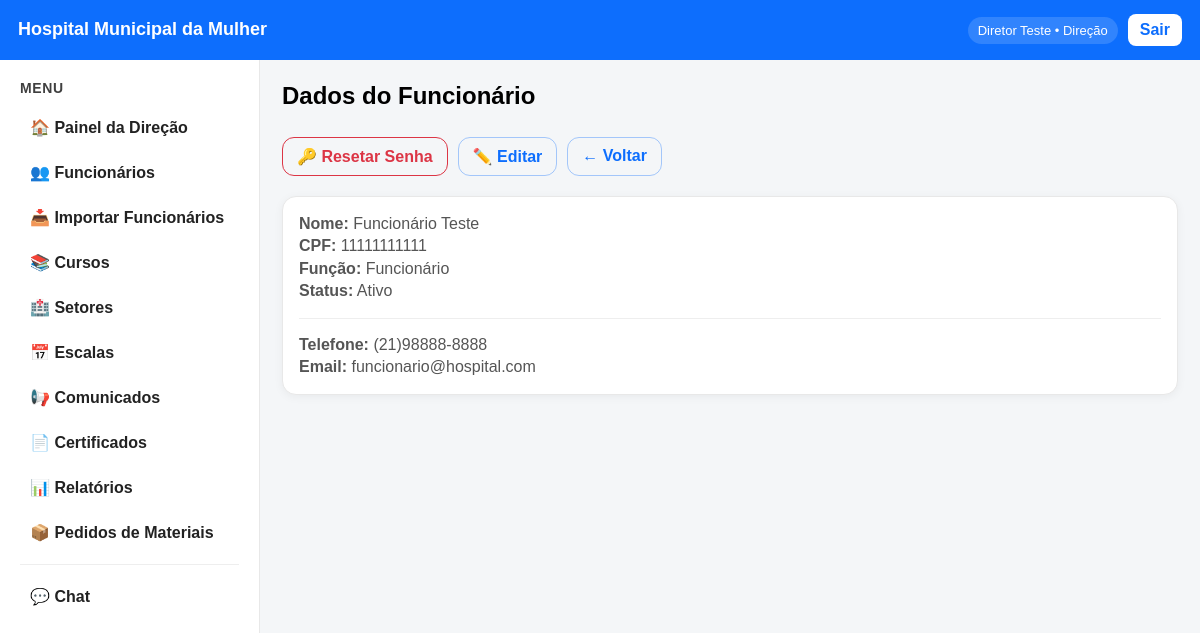
Page /admin/funcionario/2 (signed in) on the committed database.
### models.py (models this page shows)
class Funcionario(db.Model):
    __tablename__ = "funcionario"
    id = db.Column(db.Integer, primary_key=True)
    nome = db.Column(db.String(120))
    cpf = db.Column(db.String(14), unique=True)
    senha = db.Column(db.String(50))
    funcao = db.Column(db.String(50))  # "Direção" / "Funcionário"
    status = db.Column(db.String(20))
    telefone = db.Column(db.String(20))
    email = db.Column(db.String(120))
    matricula = db.Column(db.String(30))
    setor = db.Column(db.String(80))
    cargo = db.Column(db.String(80))
    data_admissao = db.Column(db.String(20))
    nascimento = db.Column(db.String(20))
    turno = db.Column(db.String(20))
    tipo_vinculo = db.Column(db.String(30))
    carga_horaria = db.Column(db.String(20))
    observacoes = db.Column(db.Text)
    escala_tipo = db.Column(db.String(30), default="SEG_SEX")
    plantao_base = db.Column(db.String(10), nullable=True)
    escalas_itens = db.relationship("EscalaItem", backref="funcionario", lazy=True)

### app.py (the view)
@app.route("/admin/funcionario/<int:id>")
@login_required
@direcao_required
def admin_ver_funcionario(id):
    funcionario = Funcionario.query.get_or_404(id)
    return render_template("admin/ver_funcionario.html", funcionario=funcionario)

### app.py (called while the page is built)
@app.context_processor
def inject_user():
    user = None
    if "user_id" in session:
        user = Funcionario.query.get(session["user_id"])
    return dict(user=user)

def login_required(view):
    @wraps(view)
    def wrapped_view(*args, **kwargs):
        if "user_id" not in session:
            return redirect(url_for("login"))
        return view(*args, **kwargs)
    return wrapped_view

def direcao_required(view):
    @wraps(view)
    def wrapped_view(*args, **kwargs):
        if session.get("funcao") != "Direção":
            return redirect(url_for("acesso_negado"))
        return view(*args, **kwargs)
    return wrapped_view

### templates/admin/ver_funcionario.html (shortened to what this page needs)
{% extends "base.html" %}
{% block content %}
<h2>Dados do Funcionário</h2>
<div style="display:flex; gap:10px; margin: 15px 0 20px;">
    <a href="/admin/funcionario/{{ funcionario.id }}/resetar-senha"
       class="btn-outline"
       style="border-color:#dc3545; color:#dc3545;">
       🔑 Resetar Senha
    </a>
    <a href="/admin/funcionario/{{ funcionario.id }}/editar"
       class="btn-outline">
       ✏️ Editar
    </a>
    <a href="/admin/funcionarios" class="btn-outline">
        ← Voltar
    </a>
</div>
<div class="card">
    <p><strong>Nome:</strong> {{ funcionario.nome }}</p>
    <p><strong>CPF:</strong> {{ funcionario.cpf }}</p>
    <p><strong>Função:</strong> {{ funcionario.funcao }}</p>
    <p><strong>Status:</strong> {{ funcionario.status }}</p>
    <hr style="margin:15px 0; border:none; border-top:1px solid #eee;">
    <p><strong>Telefone:</strong> {{ funcionario.telefone }}</p>
    <p><strong>Email:</strong> {{ funcionario.email }}</p>
</div>
{% endblock %}

### templates/base.html (shortened to what this page needs)
<!DOCTYPE html>
<html lang="pt-br">
<head>
    <link rel="stylesheet" href="{{ url_for('static', filename='style.css') }}">
</head>
<body>
<header class="topbar">
    <div class="topbar-left">
        <div class="brand">Hospital Municipal da Mulher</div>
    </div>
    <div class="topbar-right">
        {% if user %}
            <span class="user-pill">
                {{ user.nome }} • {{ user.funcao }}
            </span>
            <a class="btn-top" href="/logout">Sair</a>
        {% endif %}
    </div>
</header>
<div class="app-shell">
<aside class="sidebar-menu">
<div class="sidebar-title">Menu</div>
{% if user %}
{% if user.funcao == "Direção" %}
<a class="nav-item {% if request.path == '/admin' %}active{% endif %}"
   href="/admin">🏠 Painel da Direção</a>
<a class="nav-item {% if request.path.startswith('/admin/funcionarios') %}active{% endif %}"
   href="/admin/funcionarios">👥 Funcionários</a>
<a class="nav-item {% if request.path.startswith('/admin/importar-funcionarios') %}active{% endif %}"
   href="/admin/importar-funcionarios">📥 Importar Funcionários</a>
<a class="nav-item {% if request.path.startswith('/admin/cursos') %}active{% endif %}"
   href="/admin/cursos">📚 Cursos</a>
<a class="nav-item {% if request.path.startswith('/admin/setores') %}active{% endif %}"
   href="/admin/setores">🏥 Setores</a>
<a class="nav-item {% if request.path.startswith('/admin/escalas') %}active{% endif %}"
   href="/admin/escalas">📅 Escalas</a>
<a class="nav-item {% if request.path.startswith('/admin/comunicados') %}active{% endif %}"
   href="/admin/comunicados">📢 Comunicados</a>
<a class="nav-item {% if request.path.startswith('/admin/certificados') %}active{% endif %}"
   href="/admin/certificados">📄 Certificados</a>
<a class="nav-item {% if request.path.startswith('/admin/relatorios') %}active{% endif %}"
   href="/admin/relatorios">📊 Relatórios</a>
<a class="nav-item {% if request.path.startswith('/admin/pedidos-materiais') %}active{% endif %}"
   href="/admin/pedidos-materiais">📦 Pedidos de Materiais</a>
<div class="nav-divider"></div>
<a class="nav-item {% if request.path.startswith('/chat') %}active{% endif %}"
   href="/chat">💬 Chat</a>
{% endif %}
{% else %}
<a class="nav-item" href="/login">🔐 Login</a>
{% endif %}
</aside>
<main class="main-content">
{% block content %}{% endblock %}
</main>
</div>
</body>
</html>

### static/style.css (style rules this page uses)
* { margin: 0; padding: 0; box-sizing: border-box; font-family: Arial, Helvetica, sans-serif; }
.topbar { background: #0d6efd; color: white; padding: 15px; }
.topbar { background:#0d6efd; color:#fff; padding:14px 18px; display:flex; align-items:center; justify-content:space-between; }
.topbar-left .brand { font-size:18px; font-weight:700; }
.topbar-right { display:flex; gap:10px; align-items:center; }
.user-pill { background:rgba(255,255,255,.15); padding:6px 10px; border-radius:999px; font-size:13px; }
.btn-top { background:#fff; color:#0d6efd; padding:7px 12px; border-radius:8px; text-decoration:none; font-weight:700; }
.app-shell { display:flex; min-height:calc(100vh - 56px); background:#f4f6f8; }
.sidebar-menu { width:260px; background:#fff; border-right:1px solid #e6e6e6; padding:14px; }
.sidebar-title { font-weight:700; margin-bottom:10px; color:#111; }
.nav-item { display:block; padding:10px 10px; border-radius:10px; color:#222; text-decoration:none; margin-bottom:6px; }
.nav-divider { height:1px; background:#eee; margin:10px 0; }
.main-content { flex:1; padding:22px; }
.card { background:#fff; border:1px solid #e6e6e6; border-radius:12px; padding:16px; box-shadow:0 2px 8px rgba(0,0,0,.05); }
.btn-outline { display:inline-block; margin-top:10px; padding:8px 12px; border:1px solid #0d6efd; color:#0d6efd; border-radius:10px; text-decoration:none; font-weight:700; }
.sidebar-menu { width:260px; background:#fff; border-right:1px solid #e8e8e8; padding:14px 12px; }
.sidebar-title { font-weight:800; margin:6px 8px 12px; color:#111; font-size:14px; text-transform:uppercase; letter-spacing:.6px; opacity:.8; }
.nav-item { display:flex; align-items:center; gap:10px; padding:10px 12px; border-radius:12px; color:#222; text-decoration:none; margin:6px 6px; font-weight:600; }
.nav-divider { height:1px; background:#eee; margin:12px 8px; }
.card { background:#fff; border:1px solid #e8e8e8; border-radius:14px; padding:16px; box-shadow:0 2px 10px rgba(0,0,0,.05); }
.card p { margin:0; color:#555; line-height:1.4; }
.btn-outline { display:inline-block; margin-top:12px; padding:9px 14px; border-radius:12px; border:1px solid rgba(13,110,253,.35); color:#0d6efd; font-weight:800; text-decoration:none; }
.btn-outline { transition:.2s ease; }

### rows in the picture
Funcionario: nome "Diretor Teste", funcao "Direção"
Funcionario: nome "Funcionário Teste", cpf "11111111111", funcao "Funcionário", status "Ativo", telefone "(21)98888-8888", email "funcionario@hospital.com"
